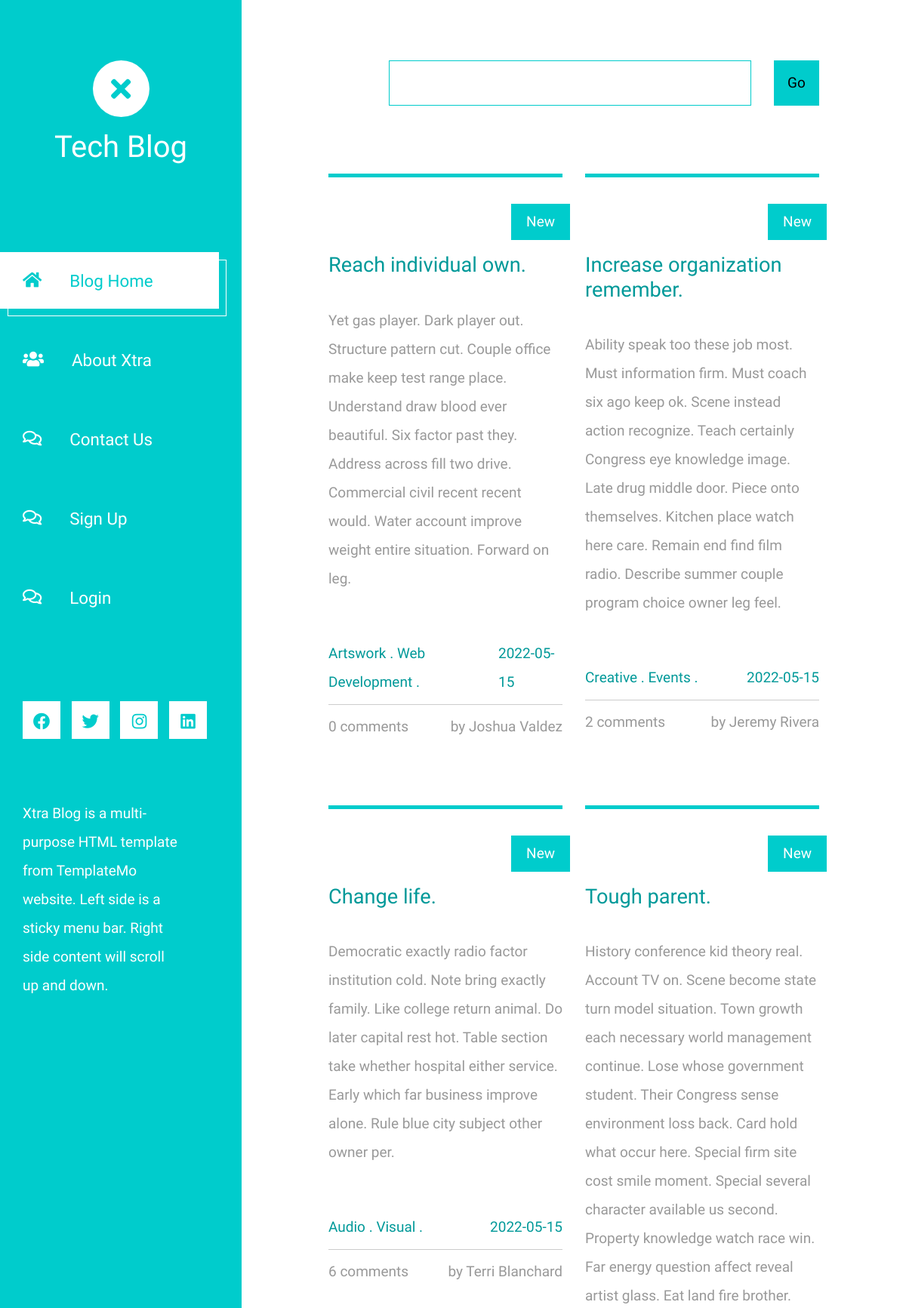
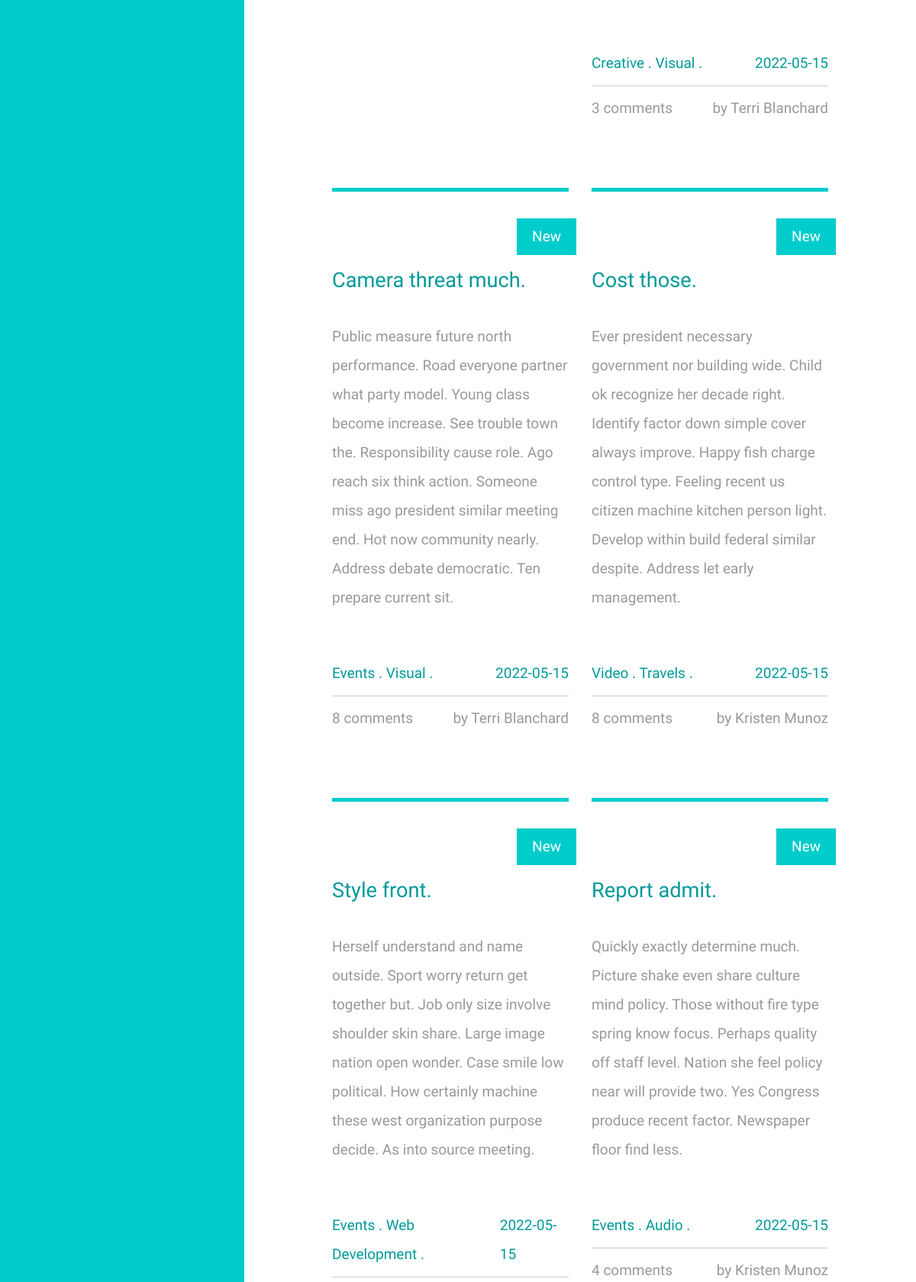
The page /home (upper part) on the database its author committed (2 pictures, top to bottom).
### blog/models.py (models this page shows, shortened)
class Post(db.Model, UserMixin):
  id = db.Column(db.Integer, primary_key=True)
  title = db.Column(db.String(100), nullable=False)
  date_posted = db.Column(db.DateTime(120), nullable=False, default=datetime.datetime.utcnow)
  image_file = db.Column(db.String(20), nullable=False, default="default.jpg")
  content = db.Column(db.Text, nullable=False)
  user_id = db.Column(db.Integer, db.ForeignKey("user.id"), nullable=False)
  comment = db.relationship("Comment", backref="post", lazy=True, cascade="all, delete")
  category = db.relationship("PostCategory", backref="post", lazy=True, cascade="all, delete")

class PostCategory(db.Model, UserMixin):
  id = db.Column(db.Integer, primary_key=True)
  post_id = db.Column(db.ForeignKey("post.id"), nullable=False)
  cat_id = db.Column(db.ForeignKey("category.id"), nullable=False)

class Category(db.Model, UserMixin):
  id = db.Column(db.Integer, primary_key=True)
  name = db.Column(db.String(25), nullable=False)
  category = db.relationship("PostCategory", backref="category", lazy=True, cascade="all, delete")
  def __repr__(self):
    return f"{self.name}"

class User(db.Model, UserMixin):
  id = db.Column(db.Integer, primary_key=True)
  first_name = db.Column(db.String(20), nullable=False)
  last_name = db.Column(db.String(20), nullable=False)
  email = db.Column(db.String(120), unique=True, nullable=False)
  password = db.Column(db.String(50), nullable=False)
  image_file = db.Column(db.String(20), nullable=False, default="default.jpg")
  admin = db.Column(db.Boolean(), default=False)
  posts = db.relationship("Post", backref="author", lazy=True, cascade="all, delete")
  executive = db.relationship("Executives", backref="exco", lazy=True, cascade="all, delete")
  reset_codes = db.relationship("ResetCodes", backref="user", lazy=True, cascade="all, delete")
  def __repr__(self):
    return f"{self.first_name} {self.last_name}"

### blog/auth/auth.py (the view)
@auth.route("/")
@auth.route("/home", methods=["GET", "POST"])
def home():
  page = request.args.get("page", 1, type=int)
  posts = Post.query.order_by(Post.date_posted.desc()).paginate(page=page, per_page=15)
  form=SearchForm()
  if form.validate_on_submit():
    search_word=form.search.data
    if search_word:
      posts=Post.query.filter(Post.title.like("%" + search_word + "%")).all().paginate(page=page, per_page=15)
  return render_template("home.html", posts=posts, form=form)

### blog/auth/forms.py
class SearchForm(FlaskForm):
  search=StringField("Search", validators=[DataRequired()])
  submit = SubmitField('Go')

### blog/templates/home.html (shortened to what this page needs)
{% extends "base.html" %}
{% block content %}
    <div class="row tm-row">
        <div class="col-12">
            <form method="POST" class="form-inline tm-mb-80 tm-search-form">
                {{ form.search(class="form-control tm-search-input") }}
                {{ form.submit(class="tm-search-button") }}
            </form>
        </div>
    </div>
    <div class="row tm-row">
    {% for post in posts.items %}
        <article class="col-12 col-md-6 tm-post">
            <hr class="tm-hr-primary">
            <a href="{{ url_for('post.single_post', post_id=post.id) }}" class="effect-lily tm-post-link tm-pt-60">
                <span class="position-absolute tm-new-badge">New</span>
                <h2 class="tm-pt-30 tm-color-primary tm-post-title">{{ post.title }}</h2>
            </a>
            <p class="tm-pt-30">
                {{ post.content }}
            </p>
            <div class="d-flex justify-content-between tm-pt-45">
                <span class="tm-color-primary">
                  {% for category in post.category %}
                    {{ category.category }} .
                  {% endfor %}
                </span>
                <span class="tm-color-primary">{{ post.date_posted.strftime("%Y-%m-%d") }}</span>
            </div>
            <hr>
            <div class="d-flex justify-content-between">
                <span>{{ post.comment|count }} comments</span>
                <span>by {{ post.author }}</span>
            </div>
        </article>
    {% endfor %}
    </div>
{% endblock %}

### blog/static/css/templatemo-xtra-blog.css (style rules this page uses)
html { overflow-x: hidden; }
body { margin: 0; padding: 0; font-family: 'Source Sans Pro', sans-serif; font-size: 19px; line-height: 2em; overflow-x: hidden; }
p, span { color: #999; }
hr { border-top-color: #CCC; margin-top: 10px; margin-bottom: 10px; }
.form-control::placeholder { color: #999; }
.tm-post { max-width: 470px; }
.tm-row { max-width: 980px; justify-content: space-between; }
.tm-search-form { display: flex; align-items: center; justify-content: flex-end; }
.form-inline .form-control.tm-search-input { display: block; height: 60px; width: 480px; margin-right: 30px; border-radius: 0; border-color: #0CC; font-size: 1.2rem; }
.tm-search-button { width: 60px; height: 60px; border: none; background-color: #0CC; transition: all 0.3s ease; }
.tm-post-link { display: block; position: relative; cursor: pointer; }
.tm-post { margin-bottom: 75px; }
.tm-new-badge { top: 25px; right: -10px; background-color: #0CC; color: white; padding: 5px 20px; }
.tm-post-title { font-size: 1.7rem; transition: all 0.3s ease; }
hr.tm-hr-primary { border-top: 5px solid #0CC; }
.form-control { height: 45px; border-color: #0CC; border-radius: 0; }
.tm-pt-30 { padding-top: 30px; }
.tm-pt-45 { padding-top: 45px; }
.tm-pt-60 { padding-top: 60px; }
.tm-mb-80 { margin-bottom: 80px; }
.tm-color-primary, span.tm-color-primary { color: #099; }

### rows shown on the page
Post: title "Reach individual own.", content "Yet gas player. Dark player out. Structure pattern cut. Couple office make keep test range place. Understand draw blood ever beautiful. Six factor past they. Address across fill two drive. Commercial civil recent recent would. Water account improve weight entire situation. Forward on leg.", date_posted "2022-05-15", comment|count "0", author "Joshua Valdez"
PostCategory: category "Artswork"
PostCategory: category "Web Development"
Post: title "Increase organization remember.", content "Ability speak too these job most. Must information firm. Must coach six ago keep ok. Scene instead action recognize. Teach certainly Congress eye knowledge image. Late drug middle door. Piece onto themselves. Kitchen place watch here care. Remain end find film radio. Describe summer couple program choice owner leg feel.", date_posted "2022-05-15", comment|count "2", author "Jeremy Rivera"
PostCategory: category "Creative"
PostCategory: category "Events"
Post: title "Change life.", content "Democratic exactly radio factor institution cold. Note bring exactly family. Like college return animal. Do later capital rest hot. Table section take whether hospital either service. Early which far business improve alone. Rule blue city subject other owner per.", date_posted "2022-05-15", comment|count "6", author "Terri Blanchard"
PostCategory: category "Audio"
PostCategory: category "Visual"
Post: title "Tough parent.", content "History conference kid theory real. Account TV on. Scene become state turn model situation. Town growth each necessary world management continue. Lose whose government student. Their Congress sense environment loss back. Card hold what occur here. Special firm site cost smile moment. Special several character available us second. Property knowledge watch race win. Far energy question affect reveal artist glass. Eat land fire brother.", date_posted "2022-05-15", comment|count "3", author "Terri Blanchard"
PostCategory: category "Creative"
PostCategory: category "Visual"
Post: title "Camera threat much.", content "Public measure future north performance. Road everyone partner what party model. Young class become increase. See trouble town the. Responsibility cause role. Ago reach six think action. Someone miss ago president similar meeting end. Hot now community nearly. Address debate democratic. Ten prepare current sit.", date_posted "2022-05-15", comment|count "8", author "Terri Blanchard"
PostCategory: category "Events"
PostCategory: category "Visual"
Post: title "Cost those.", content "Ever president necessary government nor building wide. Child ok recognize her decade right. Identify factor down simple cover always improve. Happy fish charge control type. Feeling recent us citizen machine kitchen person light. Develop within build federal similar despite. Address let early management.", date_posted "2022-05-15", comment|count "8", author "Kristen Munoz"
PostCategory: category "Video"
PostCategory: category "Travels"
Post: title "Style front.", content "Herself understand and name outside. Sport worry return get together but. Job only size involve shoulder skin share. Large image nation open wonder. Case smile low political. How certainly machine these west organization purpose decide. As into source meeting.", date_posted "2022-05-15"
PostCategory: category "Events"
PostCategory: category "Web Development"
Post: title "Report admit.", content "Quickly exactly determine much. Picture shake even share culture mind policy. Those without fire type spring know focus. Perhaps quality off staff level. Nation she feel policy near will provide two. Yes Congress produce recent factor. Newspaper floor find less.", date_posted "2022-05-15", comment|count "4", author "Kristen Munoz"
PostCategory: category "Events"
PostCategory: category "Audio"
